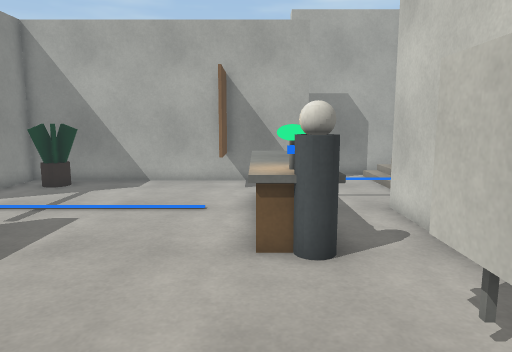
view 1 (above)

22 first-person views from a walk through a Unity game level. The camera is 1.3 m above the floor, tilts 8° down and sees 70° across. The floor is counted in squares, 0.5 m on a side. Each view is taken from the middle of a square. On the plan, view 1 faces up. The plan holds only what a view shows up to about 20 squares ahead; the rest is blank. The place goes on beyond the plan. The player is left out. Door leaves are left out, so doorways stand open.

view 2
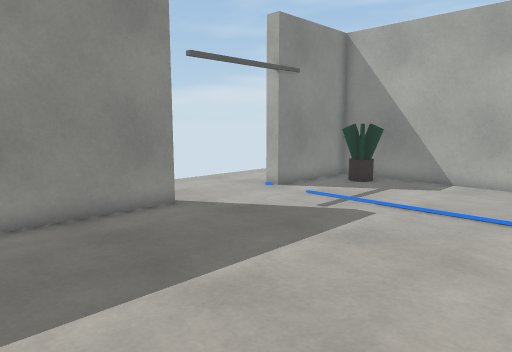

view 3
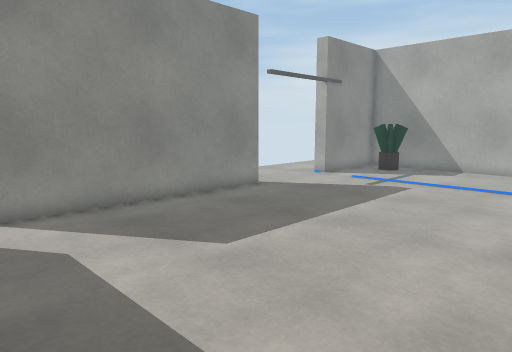

view 4
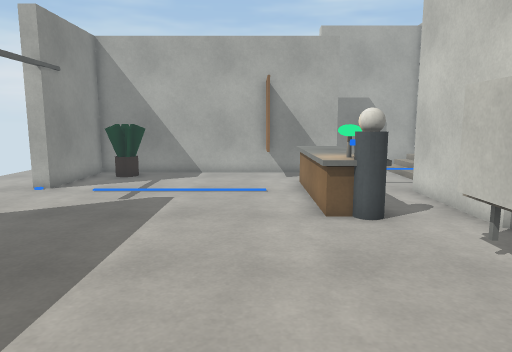

view 5
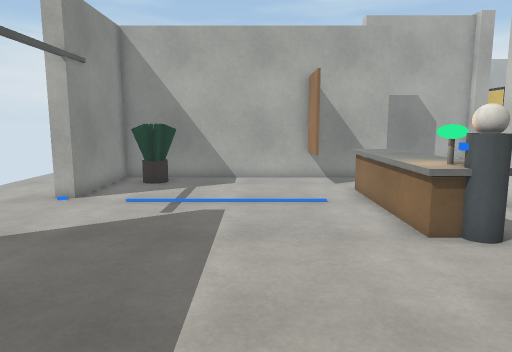

view 6
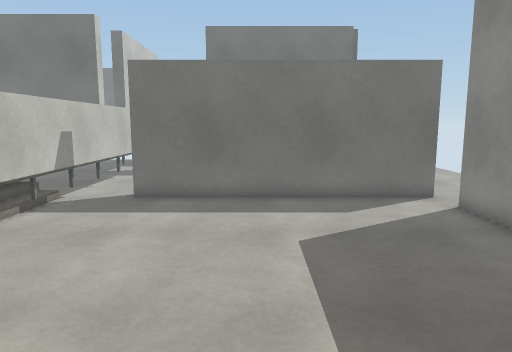

view 7
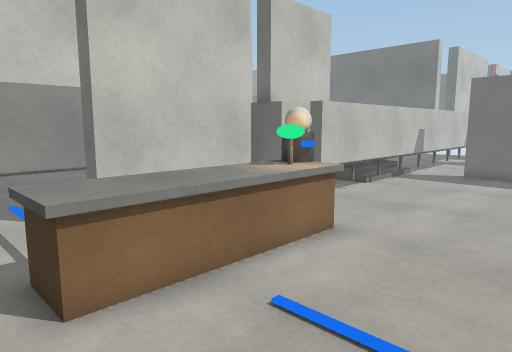

view 8
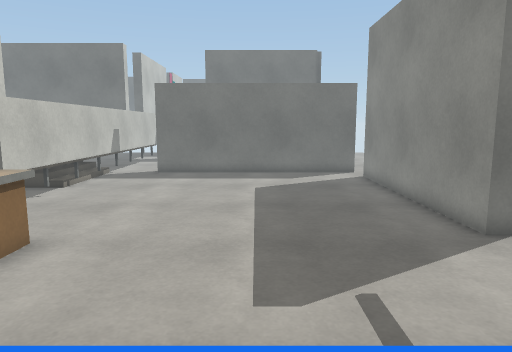

view 9
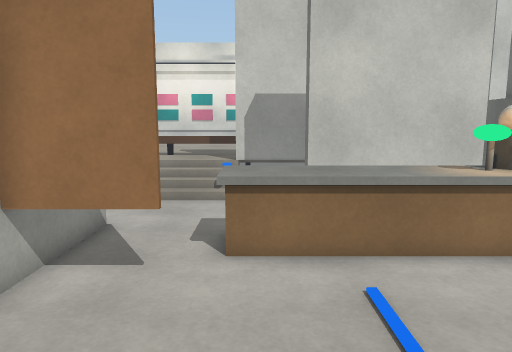

view 10
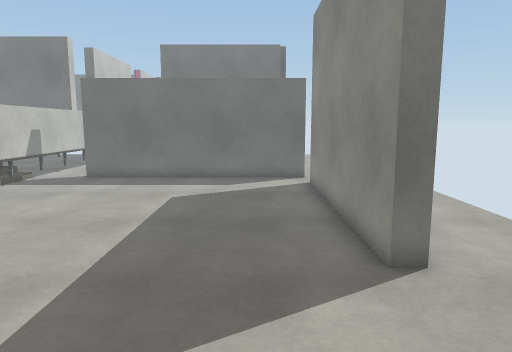

view 11
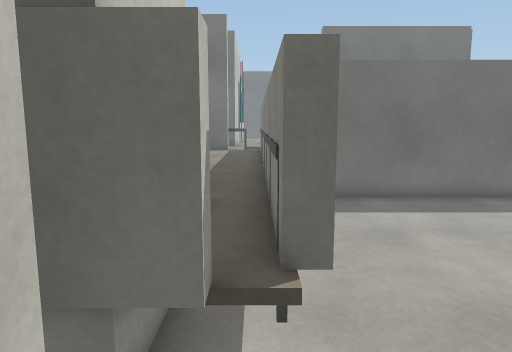

view 12
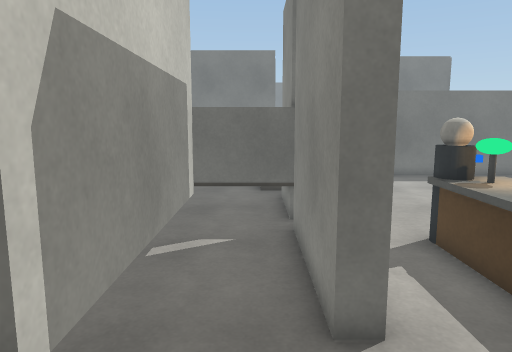

view 13
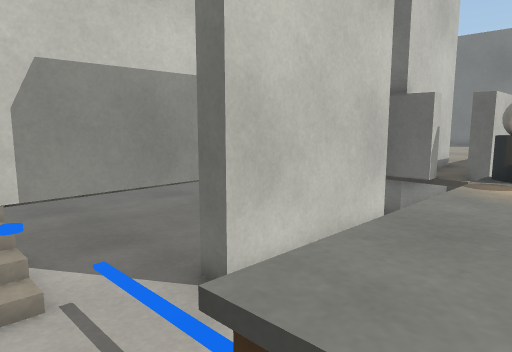

view 14
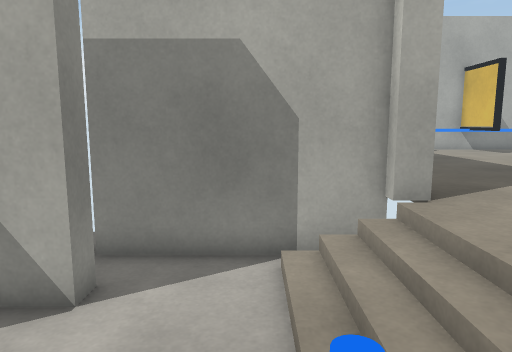

view 15
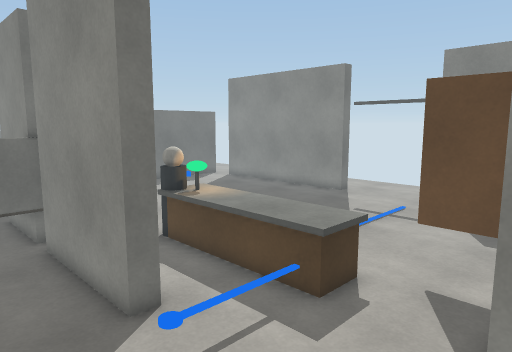

view 16
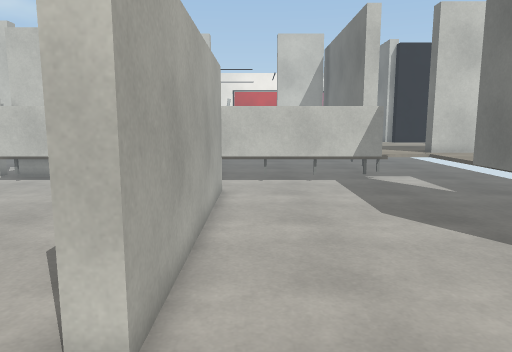

view 17
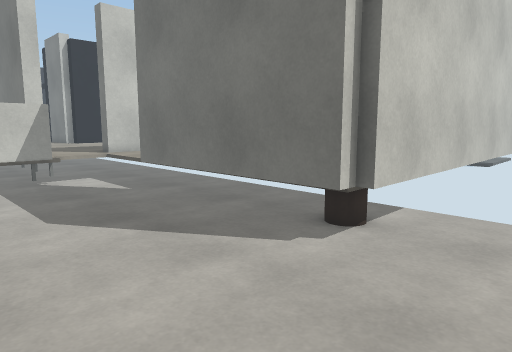

view 18
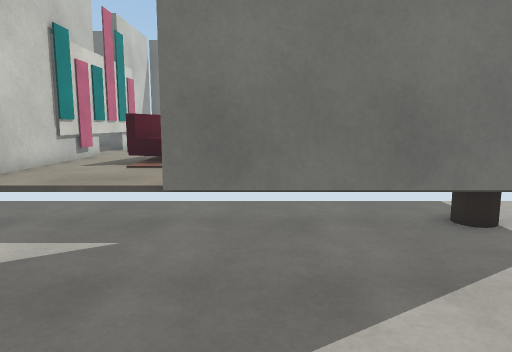

view 19
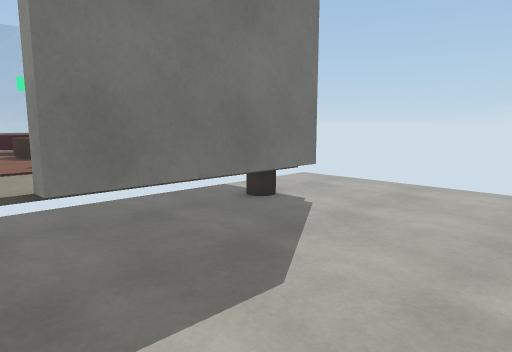

view 20
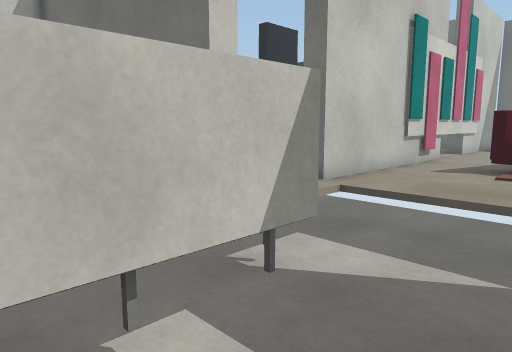

view 21
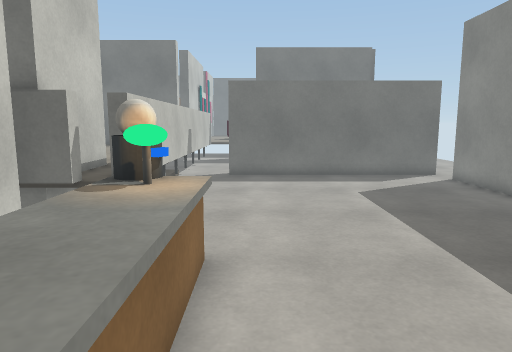

view 22
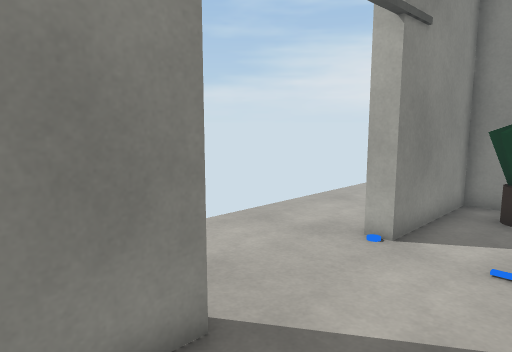

### Floor plan
Key: @ floor where view 1 was taken; # wall or solid block; x gap in a wall; . main floor; : floor 0.5 m higher than the main floor; / step, stairs or slope; D open door; = window, fence, low wall or low ledge; ^ raised ledge; T thing the floor can be seen under or through; O other object.
Columns run from 15 left of view 1 to 8 right of it. Each row starts with its distance up from view 1.
 19                  #######
 18                  #...//:
 17 /.  ##########TT##...//:
 16 /.. ##OO......T......//:
 15 /.. ##O.......T......//:
 14 /...##.........^^...=//#
 13 /...##.........^^^///..#
 12 /...D#.........^^^.....#
 11 /...D..........^^^.##..#
 10 /...D..........^^^.##..#
  9  ...D..........^^^.##..#
  8   ..D..........^O=.##..#
  7   ..x..........^OO.##..#
  6   ..##.............##...
  5  ...##............^##^^^
  4  ...##...........#^^^
  3  .. ##...........^^^^
  2  .. ##...........^^^^
  1     ##...........^^^
  0     ##.........@.^^^
 -1     ##...........^^^^
 -2     ##...........^^^^
 -3     ##...........^^^^
 -4     .............^^^^
 -5     .###########.^^^^^
 -6    ..###########.^^^^^
 -7  . ..............^^^^
 -8  ................^^^^
 -9   ...............^^^^
-10  ................^^^^
-11  ................^^^^
-12  ................^^ ^^^^
-13  .................^O#
-14  ..................:::
-15  ....TTT######x....:::
-16  ....TO       ^^^^^^#
-17  ....TOO      ^^^^^^
-18  ....T       ^^^^^^^
-19  ... #       ^^^^^^^
-20      #       ^^OOO^^

Positions as (right, up) in squares from view 1, and headings:
1: (0, 0), facing up
2: (0, 0), facing up-left
3: (1, -5), facing up-left
4: (-2, -3), facing up
5: (-4, -1), facing up
6: (-4, 8), facing down
7: (-5, 15), facing down-right
8: (-5, 15), facing down
9: (-7, 13), facing right
10: (-8, 13), facing down
11: (3, 8), facing down
12: (6, 16), facing down
13: (0, 15), facing down-right
14: (5, 12), facing up
15: (8, 18), facing down-left
16: (-14, -7), facing right
17: (-14, -8), facing down-right
18: (-3, -7), facing down
19: (1, -7), facing down-left
20: (-1, -8), facing down-right
21: (-1, 14), facing down
22: (-7, 4), facing up-left
